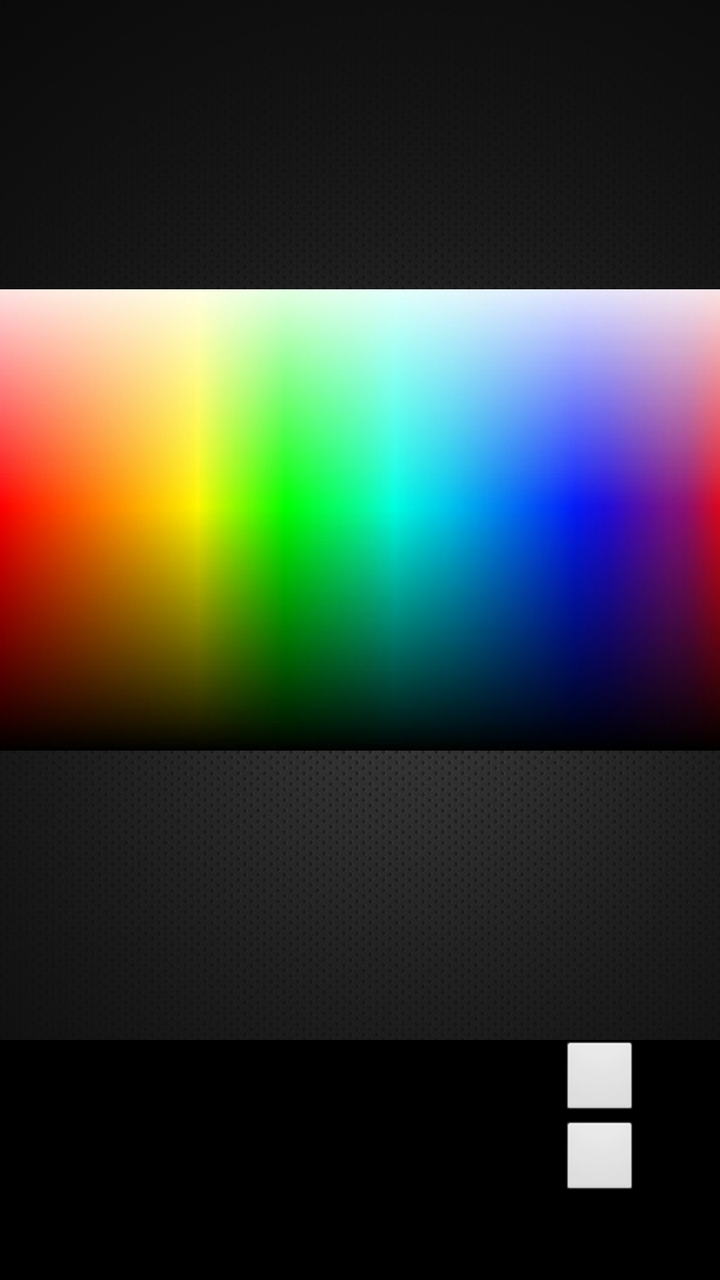
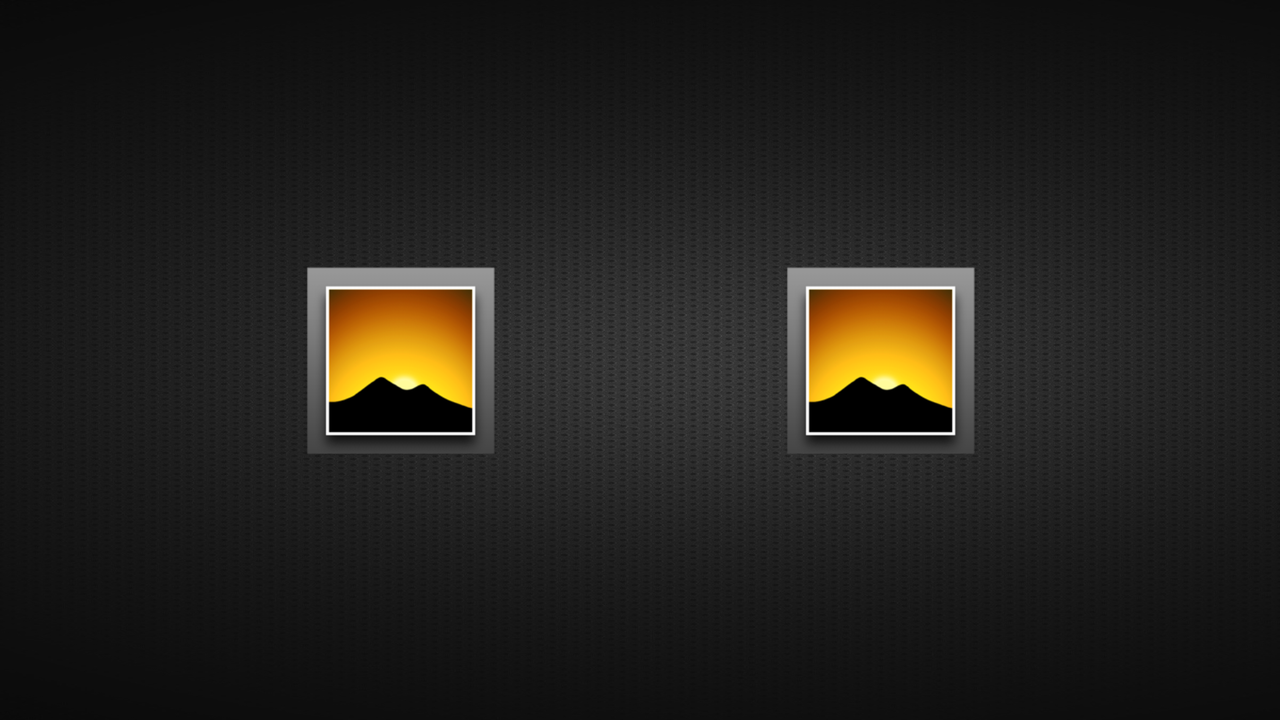

First picture: res/layout/ on a phone held upright. Second picture: the repository's own variant of that layout, on a device whose configuration matches the variant's folder. Source for both follows.
<!-- AndroidManifest.xml: activity theme android:Theme.NoTitleBar -->
<!-- res/layout/activity_fullscreen.xml -->
<FrameLayout xmlns:android="http://schemas.android.com/apk/res/android"
    xmlns:tools="http://schemas.android.com/tools"
    android:layout_width="match_parent"
    android:layout_height="match_parent"
    android:background="@drawable/black_pattern05"
    tools:context=".FullscreenActivity" >
	
    <LinearLayout
        android:id="@+id/linear_main_menu"
        android:layout_width="match_parent"
        android:layout_height="match_parent"
        android:gravity="center"
        android:orientation="vertical"
        android:visibility="gone">
        
        <ImageView 
            android:id="@+id/menu_gallery"
            android:contentDescription="@string/descrip_menu_gallery"
            android:layout_width="120dip"
            android:layout_height="120dip"
            android:layout_gravity="center"
            android:clickable="true"
            android:src="@drawable/gallery"/>
        
        <ImageView 
            android:id="@+id/menu_camera"
            android:contentDescription="@string/descrip_menu_camera"
            android:layout_width="120dip"
            android:layout_height="120dip"
            android:layout_gravity="center"
            android:clickable="true"
            android:src="@drawable/camera"/>
        
        <ImageView 
            android:id="@+id/menu_spectrum"
            android:contentDescription="@string/descrip_menu_spectrum"
            android:layout_width="120dip"
            android:layout_height="120dip"
            android:layout_gravity="center"
            android:clickable="true"
            android:src="@drawable/gallery"/>
        
    </LinearLayout>
    
    <FrameLayout
		android:id="@+id/eyedropper_main"
        android:layout_width="match_parent"
		android:layout_height="wrap_content"
		android:layout_gravity="top|center_horizontal"
		android:orientation="vertical">
    
            <ImageView 
		        android:id="@+id/image_main"
		        android:src="@drawable/spectrum"
		        android:contentDescription="@string/image_main_description"
		        android:layout_width="match_parent"
		        android:layout_height="match_parent"
		        android:layout_gravity="bottom"
		        android:layout_marginBottom="120dip"/>
		    
		    <LinearLayout 
				android:id="@+id/linear_color_sample"
				android:layout_width="match_parent"
				android:layout_height="120dip"
				android:orientation="horizontal"
				android:layout_gravity="bottom"
				android:gravity="left"
				android:background="#000000">
                
		        <ListView
		            android:id="@+id/list_colors"
		            android:layout_width="280dip"
		            android:layout_height="match_parent" />
		        
		        <LinearLayout
		            android:id="@+id/action_buttons"
		            android:layout_width="40dip"
		            android:layout_height="match_parent"
		            android:layout_gravity="left"
		            android:gravity="left"
		            android:orientation="vertical" >
		            
		            <ImageButton
		                android:id="@+id/share_color"
		                android:layout_width="40dip"
		                android:layout_height="40dip"
		                android:src="@drawable/ic_action_share" />
		            
		            <ImageButton
		                android:id="@+id/bookmark_color"
		                android:layout_width="40dip"
		                android:layout_height="40dip"
		                android:src="@drawable/ic_action_share"/>
		            
		        </LinearLayout>
            
            </LinearLayout>
            
        </FrameLayout>

</FrameLayout>
<!-- resources referenced by this layout -->
<resources>
  <!-- drawable black_pattern05: jpg bitmap (drawable-mdpi, 408095 bytes) -->
  <!-- drawable gallery: png bitmap (drawable, 22063 bytes) -->
  <!-- drawable spectrum: jpg bitmap (drawable-mdpi, 45978 bytes) -->
  <string name="descrip_menu_camera">Camera icon in main menu</string>
  <string name="descrip_menu_gallery">Gallery icon in main menu</string>
  <string name="descrip_menu_spectrum">Color spectrum in main menu</string>
  <string name="image_main_description">Main image container</string>
</resources>
<!-- res/layout-land/activity_fullscreen.xml (the repository's variant of the layout above) -->
<!-- drawn on the phone turned sideways -->
<FrameLayout xmlns:android="http://schemas.android.com/apk/res/android"
    xmlns:tools="http://schemas.android.com/tools"
    android:layout_width="match_parent"
    android:layout_height="match_parent"
    android:background="@drawable/black_pattern05"
    tools:context=".FullscreenActivity" >
	
    <LinearLayout
        android:id="@+id/linear_main_menu"
        android:layout_width="match_parent"
        android:layout_height="match_parent"
        android:layout_gravity="center"
        android:gravity="center"
        android:orientation="horizontal">
        
        <ImageView 
            android:id="@+id/menu_gallery"
            android:contentDescription="@string/descrip_menu_gallery"
            android:layout_width="120dip"
            android:layout_height="120dip"
            android:layout_gravity="center"
            android:clickable="true"
            android:src="@drawable/gallery"/>
        
        <ImageView 
            android:id="@+id/menu_camera"
            android:contentDescription="@string/descrip_menu_camera"
            android:layout_width="120dip"
            android:layout_height="120dip"
            android:layout_gravity="center"
            android:clickable="true"
            android:src="@drawable/camera"/>
        
        <ImageView 
            android:id="@+id/menu_spectrum"
            android:contentDescription="@string/descrip_menu_spectrum"
            android:layout_width="120dip"
            android:layout_height="120dip"
            android:layout_gravity="center"
            android:clickable="true"
            android:src="@drawable/gallery"/>
        
    </LinearLayout>
    
    <FrameLayout
		android:id="@+id/eyedropper_main"
        android:layout_width="match_parent"
		android:layout_height="wrap_content"
		android:layout_gravity="top|left"
        android:visibility="gone" >
    
            <ImageView 
		        android:id="@+id/image_main"
		        android:src="@drawable/spectrum"
		        android:contentDescription="@string/image_main_description"
		        android:layout_width="match_parent"
		        android:layout_height="match_parent"
		        android:layout_gravity="top|left"
		        android:layout_marginRight="200dip"/>
		    
		    <LinearLayout 
				android:id="@+id/linear_color_sample"
				android:layout_width="200dip"
				android:layout_height="match_parent"
				android:orientation="horizontal"
				android:layout_gravity="right"
				android:gravity="right"
				android:background="#000000">
                
		        <ListView
		            android:id="@+id/list_colors"
		            android:layout_width="match_parent"
		            android:layout_height="match_parent"
		            android:paddingLeft="10dip" />
		        
            </LinearLayout>
            
        </FrameLayout>

    <FrameLayout 
        android:id="@+id/frame_color_detail"
    	android:layout_width="match_parent"
    	android:layout_height="match_parent"
    	android:padding="10dip">
		  
    </FrameLayout>
    
</FrameLayout>
